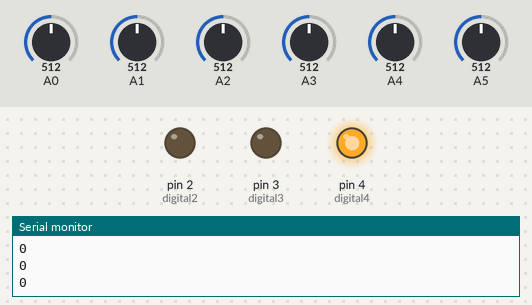
Bench run of a sketch on a simulated Arduino Uno, built with avr-gcc and run on an emulated ATmega328P. Parts: output pins drawn as LEDs (lit = HIGH), the last lines printed to the serial monitor. The test bench sets the inputs (shaded band); at power-on: A0 = 512, A1 = 512, A2 = 512, A3 = 512, A4 = 512, A5 = 512.

Above: at 0.2 s.
At 0.7 s:
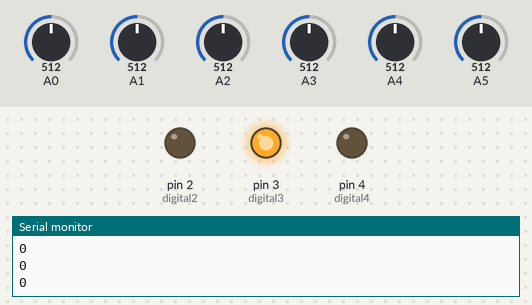
At 2.7 s:
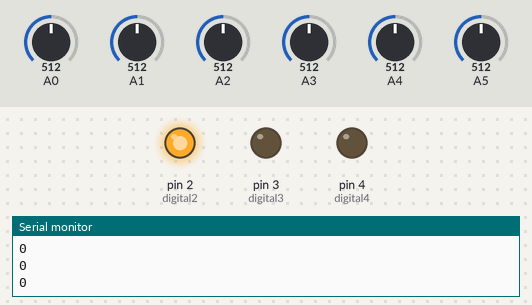
Timing chart, 0 to 3.5 s (numbered marks = the images above):
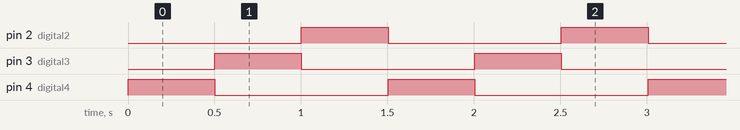

The sketch:

3x3yritelma.ino
```cpp
int digital2 = 2;
int digital3 = 3;
int digital4 = 4;
int arvo0 = 0;
int arvo1 = 0;
int arvo2 = 0;
int arvo3 = 0;
int arvo4 = 0;
int arvo5 = 0;
int erotus1;
int erotus2;
int erotus3;
int erotus4;
int erotus5;
int erotus6;
int erotus7;
int erotus8;
int erotus9;

void setup()  {
  pinMode(digital2, OUTPUT);
  pinMode(digital3, OUTPUT);
  pinMode(digital4, OUTPUT);
  Serial.begin(9600);
}

void loop() {
  rivi1();
  rivi2();
  rivi3();
}

void rivi1() {
  digitalWrite(digital4, HIGH);
  digitalWrite(digital3, LOW);
  digitalWrite(digital2, LOW);
  laske_arvo1();
  laske_arvo2();
  laske_arvo3();
  Serial.println();
delay(500);
}

void laske_arvo1() {
  digitalWrite(digital4, 5);
  arvo0 = analogRead(A0);
  arvo1 = analogRead(A1);
  erotus1 = arvo1 - arvo0;
 Serial.println(erotus1);
}

void laske_arvo2() {
  digitalWrite(digital4, 5);
  arvo2 = analogRead(A2);
  arvo1 = analogRead(A1);
  erotus2 = arvo1 - arvo2;
  Serial.println(erotus2);
}

void laske_arvo3() {
  digitalWrite(digital4, 5);
  arvo4 = analogRead(A3);
  arvo1 = analogRead(A1);
  erotus3 = arvo1 - arvo4;
  Serial.println(erotus3);
}

void rivi2() {
  digitalWrite(digital4, LOW);
  digitalWrite(digital3, HIGH);
  digitalWrite(digital2, LOW);
  laske_arvo4();
  laske_arvo5();
  laske_arvo6();
  Serial.println();
delay(500);
}

void laske_arvo4() {
  digitalWrite(digital3, 5);
  arvo0 = analogRead(A0);
  arvo3 = analogRead(A4);
  erotus4 = arvo3 - arvo0;
 Serial.println(erotus4);
}

void laske_arvo5() {
  digitalWrite(digital3, 5);
  arvo2 = analogRead(A2);
  arvo3 = analogRead(A4);
  erotus5 = arvo3 - arvo2;
  Serial.println(erotus5);
}

void laske_arvo6() {
  digitalWrite(digital3, 5);
  arvo4 = analogRead(A3);
  arvo3 = analogRead(A4);
  erotus6 = arvo3 - arvo4;
  Serial.println(erotus6);
}

void rivi3() {
  digitalWrite(digital4, LOW);
  digitalWrite(digital3, LOW);
  digitalWrite(digital2, HIGH);
  laske_arvo7();
  laske_arvo8();
  laske_arvo9();
  Serial.println();
delay(500);
}

void laske_arvo7() {
  digitalWrite(digital2, 5);
  arvo0 = analogRead(A0);
  arvo5 = analogRead(A5);
  erotus7 = arvo5 - arvo0;
 Serial.println(erotus7);
}

void laske_arvo8() {
  digitalWrite(digital2, 5);
  arvo2 = analogRead(A2);
  arvo5 = analogRead(A5);
  erotus8 = arvo5 - arvo2;
 Serial.println(erotus8);
}

void laske_arvo9() {
  digitalWrite(digital2, 5);
  arvo4 = analogRead(A3);
  arvo5 = analogRead(A5);
  erotus9 = arvo5 - arvo4;
 Serial.println(erotus9);
}
```

Measured:
- by itself, pin 2 (digital2), pin 3 (digital3), pin 4 (digital4): alternates HIGH for 0.50 s and LOW for 1.0 s
- by itself, everything shown: repeats every 1.5 s, in 3 steps
